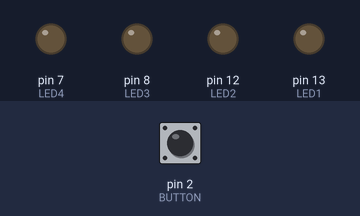
The sketch below on a simulated Arduino Uno, built with avr-gcc and run on an emulated ATmega328P. Shown: output pins drawn as LEDs (lit = HIGH). The test bench sets the inputs (shaded band); at power-on: pin 2 (BUTTON) LOW.

Above: at 1.2 s.
1.3 s: pin 2 (BUTTON) pulled HIGH for 0.15 s
At 1.37 s:
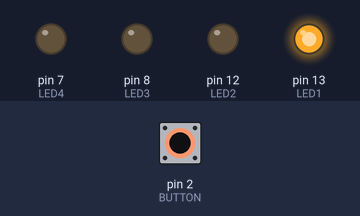
2.9 s: pin 2 (BUTTON) pulled HIGH for 3.2 s
At 7.4 s:
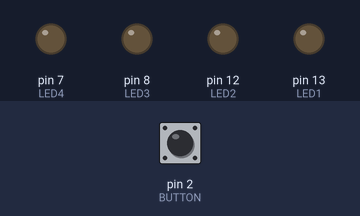
Timing chart, 0 to 8.9 s (numbered marks = the images above; inputs shaded):
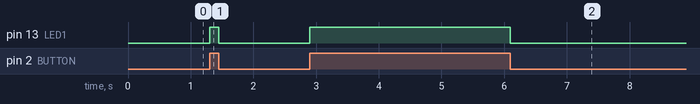

The sketch:

button.ino
```cpp
//turn on LED while button is pressed
const int LED1 = 13; //LED
const int LED2 = 12; //LED
const int LED3 = 8; //LED
const int LED4 = 7; //LED
const int BUTTON =2; //input pin
int val=0; //val will be used to store the state

void setup() {
  pinMode(LED1, OUTPUT);
  pinMode(LED2, OUTPUT);
  pinMode(LED3, OUTPUT);
  pinMode(LED4, OUTPUT);
  pinMode(BUTTON, INPUT);
}

void loop() {
val=digitalRead(BUTTON); //read input value and store it
//check whether the input is HIGH (pressed)
if (val== HIGH){
digitalWrite(LED1,HIGH);

//digitalWrite(LED2,LOW);
//digitalWrite(LED3,LOW)
//delay(2000);
//digitalWrite(LED4,HIGH);}
}else{
  digitalWrite(LED1,LOW);
  //delay(2000);
  //digitalWrite(LED2,HIGH);
  //digitalWrite(LED3,HIGH);
  //digitalWrite(LED4,LOW);
  }
}
```

Measured:
- after the input at 1.3 s, pin 13 (LED1): LOW → HIGH at once, → LOW 0.15 s later
- after the input at 2.9 s, pin 13 (LED1): LOW → HIGH at once, → LOW 3.2 s later
